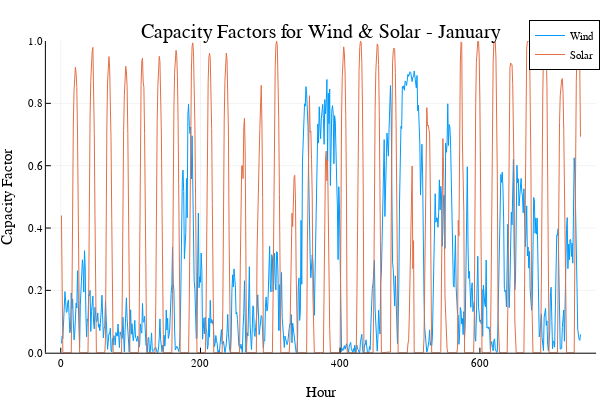

This figure's notebook cell:
### Markdown cell above
Let's plot the first month of data (January), to get a feel for the patterns of variability...

### Code cell
plot(variability.Wind[1:(24*31)], ylims=(0,1), label="Wind")
plot!(variability.Solar[1:(24*31)], ylims=(0,1), label="Solar")
title!("Capacity Factors for Wind & Solar - January")
xaxis!("Hour")
yaxis!("Capacity Factor")

### Figure 1 — Plotly figure (JSON) as saved in the notebook; plotly's stock layout.template omitted (floating-point values rounded to 4 significant figures; data arrays with more than 128 entries replaced by an {"elided": "..."} marker saying what was removed)
{"data": [{"colorbar": {"title": ""}, "legendgroup": "Wind", "line": {"color": "rgba(0, 154, 250, 1.000)", "dash": "solid", "shape": "linear", "width": 1}, "mode": "lines", "name": "Wind", "showlegend": true, "type": "scatter", "x": {"elided": "744 int values"}, "xaxis": "x1", "y": {"elided": "744 float values"}, "yaxis": "y1", "zmax": null, "zmin": null}, {"colorbar": {"title": ""}, "legendgroup": "Solar", "line": {"color": "rgba(227, 111, 71, 1.000)", "dash": "solid", "shape": "linear", "width": 1}, "mode": "lines", "name": "Solar", "showlegend": true, "type": "scatter", "x": {"elided": "744 int values"}, "xaxis": "x1", "y": {"elided": "744 float values"}, "yaxis": "y1", "zmax": null, "zmin": null}], "layout": {"annotations": [{"font": {"color": "rgba(0, 0, 0, 1.000)", "family": "sans-serif", "size": 20}, "rotation": 0, "showarrow": false, "text": "Capacity Factors for Wind & Solar - January", "x": 0.535, "xanchor": "center", "xref": "paper", "y": 1, "yanchor": "top", "yref": "paper"}], "height": 400, "legend": {"bgcolor": "rgba(255, 255, 255, 1.000)", "bordercolor": "rgba(0, 0, 0, 1.000)", "borderwidth": 1, "font": {"color": "rgba(0, 0, 0, 1.000)", "family": "sans-serif", "size": 11}, "tracegroupgap": 0, "traceorder": "normal", "x": 1, "xanchor": "auto", "y": 1, "yanchor": "auto"}, "margin": {"b": 20, "l": 0, "r": 0, "t": 20}, "paper_bgcolor": "rgba(255, 255, 255, 1.000)", "plot_bgcolor": "rgba(255, 255, 255, 1.000)", "showlegend": true, "width": 600, "xaxis": {"anchor": "y1", "domain": [0.07647, 0.9934], "gridcolor": "rgba(0, 0, 0, 0.100)", "gridwidth": 0.5, "linecolor": "rgba(0, 0, 0, 1.000)", "mirror": false, "range": [-21.29, 766.3], "showgrid": true, "showline": true, "showticklabels": true, "tickangle": 0, "tickcolor": "rgb(0, 0, 0)", "tickfont": {"color": "rgba(0, 0, 0, 1.000)", "family": "sans-serif", "size": 11}, "tickmode": "array", "ticks": "inside", "ticktext": ["0", "200", "400", "600"], "tickvals": [0, 200, 400, 600], "title": "Hour", "titlefont": {"color": "rgba(0, 0, 0, 1.000)", "family": "sans-serif", "size": 15}, "type": "-", "visible": true, "zeroline": false, "zerolinecolor": "rgba(0, 0, 0, 1.000)"}, "yaxis": {"anchor": "x1", "domain": [0.07581, 0.9415], "gridcolor": "rgba(0, 0, 0, 0.100)", "gridwidth": 0.5, "linecolor": "rgba(0, 0, 0, 1.000)", "mirror": false, "range": [0, 1], "showgrid": true, "showline": true, "showticklabels": true, "tickangle": 0, "tickcolor": "rgb(0, 0, 0)", "tickfont": {"color": "rgba(0, 0, 0, 1.000)", "family": "sans-serif", "size": 11}, "tickmode": "array", "ticks": "inside", "ticktext": ["0.0", "0.2", "0.4", "0.6", "0.8", "1.0"], "tickvals": [0, 0.2, 0.4, 0.6, 0.8, 1], "title": "Capacity Factor", "titlefont": {"color": "rgba(0, 0, 0, 1.000)", "family": "sans-serif", "size": 15}, "type": "-", "visible": true, "zeroline": false, "zerolinecolor": "rgba(0, 0, 0, 1.000)"}}}
